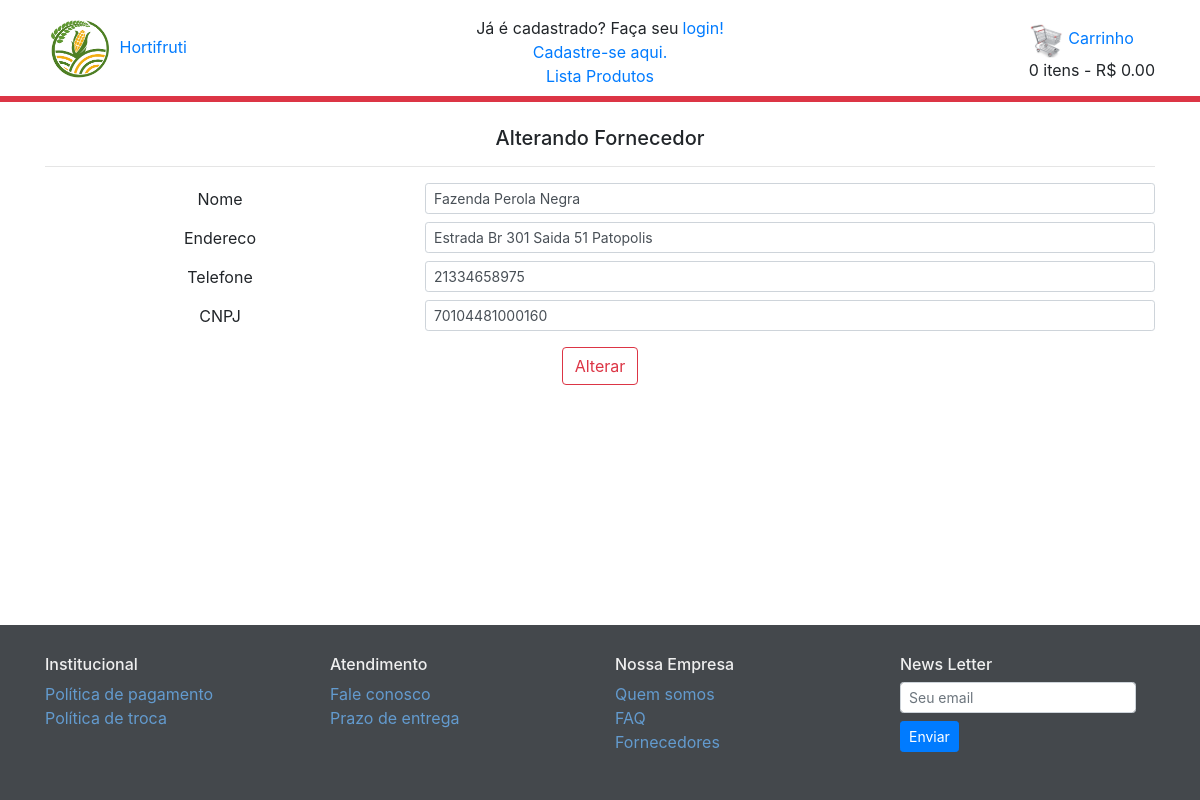
The app's page /fornecedor/edita_fornecedor/6, older data.
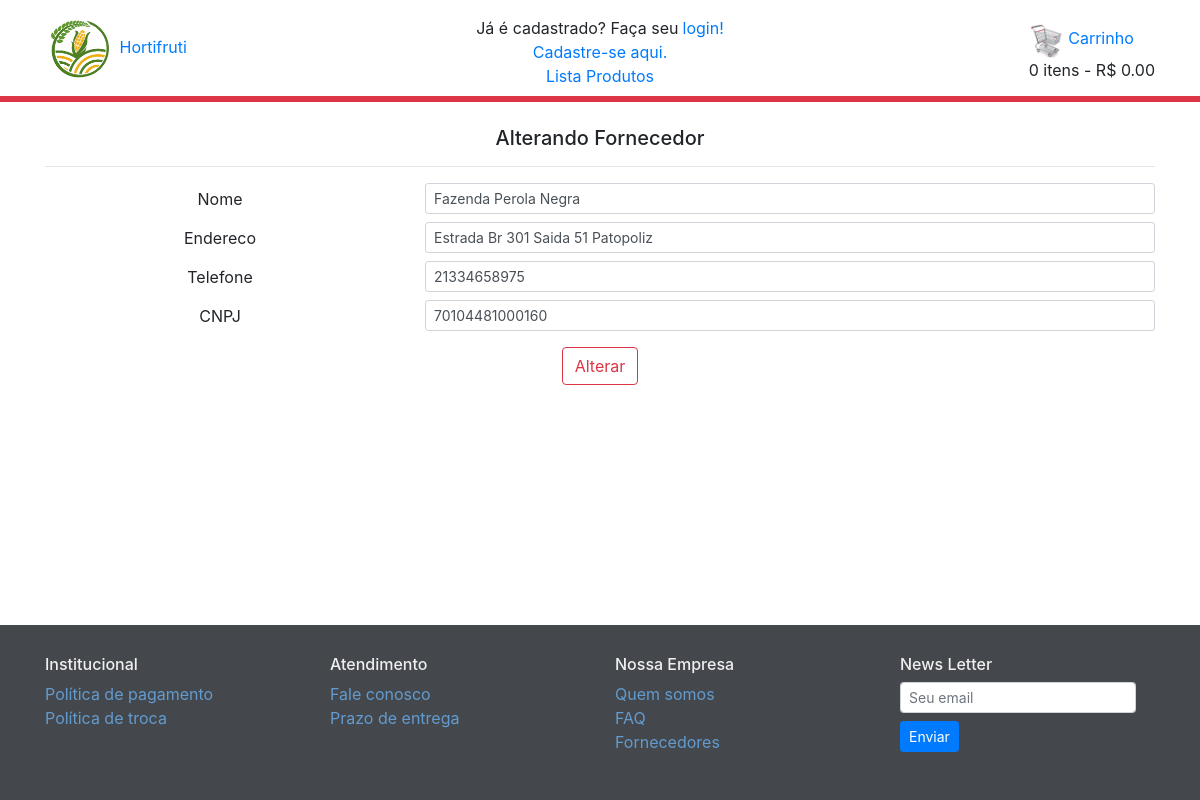
The same page, newer data.
### fornecedor/models.py (models this page shows, shortened)
class Fornecedor( models.Model ):
    Nome     = models.CharField( max_length = 100 , unique = True , blank = False )
    Endereco = models.CharField( max_length = 100 , unique = False , blank = False )
    Telefone = models.CharField( max_length = 25 , unique = True , blank = False )
    CNPJ     = models.CharField( max_length = 30 , unique = True , blank = False )
    class Meta:
        db_table = 'fornecedor'

### fornecedor/views.py (the view)
# urls.py: path('edita_fornecedor/<int:id>', views.edita_fornecedor ),
def edita_fornecedor( request , **kwargs ):
    fornecedor_edit = Fornecedor.objects.get( id = kwargs[ "id" ] )
    fornecedor_edit_form = FornecedorForm( instance = fornecedor_edit )
    request.session[ 'forn_id' ] = kwargs["id"]
    return render( request , "fornecedor/form.html" , {"formulario": fornecedor_edit_form} )

### fornecedor/forms.py (shortened to what this page needs)
class FornecedorForm( forms.ModelForm ):
    class Meta:
        model = Fornecedor
        fields = ( 'Nome' , 'Endereco' , 'Telefone', 'CNPJ' )
    Nome = forms.CharField(
        error_messages = {
            "required":"Campo obrigatório",
            "unique":"Nome duplicado"
        },
        widget = forms.TextInput( attrs = {'class':'form-control form-control-sm', 'max-lenght': '100'})
    )
    Endereco = forms.CharField(
        error_messages = {
            "required":"Campo obrigatório",
            "unique":"Endereco duplicado"
        },
        widget = forms.TextInput( attrs = {'class':'form-control form-control-sm', 'max-lenght': '100'})
    )
    Telefone = forms.CharField(
        error_messages = {
            "required":"Campo obrigatório",
            "unique":"Telefone duplicado"
        },
        widget = forms.TextInput( attrs = {'class':'form-control form-control-sm', 'max-lenght': '25'})
    )
    CNPJ = forms.CharField(
        error_messages = {
            "required":"Campo obrigatório",
            "unique":"CNPJ duplicado"
        },
        widget = forms.TextInput( attrs = {'class':'form-control form-control-sm', 'max-lenght': '30'})
    )

### fornecedor/templates/fornecedor/form.html (shortened to what this page needs)
{% extends 'base.html' %}
{% load static %}
{% block corpo %}
<div class = "mt-2 mb-3">
    <h5 class="mb-3 text-center">
        {% if 'forn_id' in request.session %}
            Alterando Fornecedor
        {% else %}
            Cadastrando Fornecedor
        {% endif %}
    </h5>
    <hr class = "mt-0">
    <form id = "fornecedor-form" action = '../cadastra_fornecedor/' method = 'POST' novalidate>
        <div class = "row mb-2">
            <div class = "col-4 text-center pt-1" style="display: inline">Nome</div>
            <div class = "col-8">
                {{ formulario.Nome}}
            </div>
        </div>
        <div class = "row mb-2">
            <div class = "col-4 text-center pt-1" style="display: inline">Endereco</div>
            <div class = "col-8">
                {{ formulario.Endereco }}
            </div>
        </div>
        <div class = "row mb-2">
            <div class = "col-4 text-center pt-1" style="display: inline">Telefone</div>
            <div class = "col-8">
                {{ formulario.Telefone}}
            </div>
        </div>
        <div class = "row mb-2">
            <div class = "col-4 text-center pt-1" style="display: inline">CNPJ</div>
            <div class = "col-8">
                {{ formulario.CNPJ }}
            </div>
        </div>
        <div class ="text-center mt-3" >
            <button id = "submit-btn" class = "btn btn-outline-danger" href = "#" >
                {% if 'forn_id' in request.session %}
                    Alterar
                {% else %}
                    Cadastrar
                {% endif %}
            </button>
        </div>
    </form>
</div>
{% endblock %}

Row changes from the older to the newer data that the page shows:
changed Fornecedor "Fazenda Perola Negra": Endereco "Estrada Br 301 Saida 51 Patopolis" → "Estrada Br 301 Saida 51 Patopoliz"
